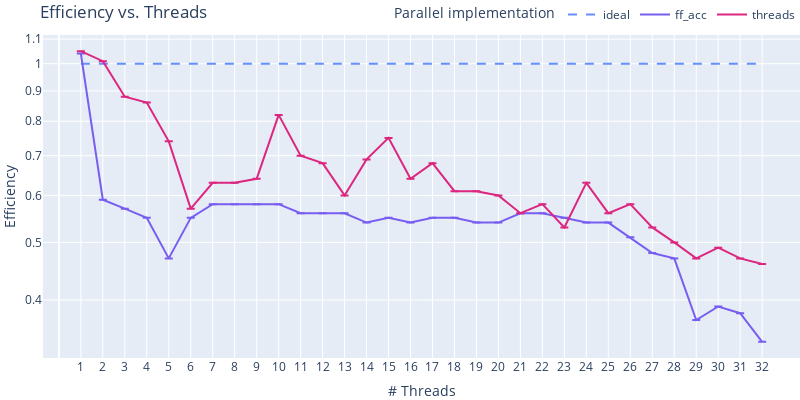

The notebook cell this image was saved under:
### Code cell
plot_metrics(y="efficiency", title="Efficiency vs. Threads", xtitle="# Threads", ytitle="Efficiency")

### Figure 1 — Plotly figure (JSON) as saved in the notebook; plotly's stock layout.template omitted (floating-point values rounded to 4 significant figures)
{"data": [{"line": {"color": "#648FFF", "dash": "dash"}, "marker": {"size": 8, "symbol": "circle"}, "name": "ideal", "type": "scatter", "x": [1, 2, 3, 4, 5, 6, 7, 8, 9, 10, 11, 12, 13, 14, 15, 16, 17, 18, 19, 20, 21, 22, 23, 24, 25, 26, 27, 28, 29, 30, 31, 32], "y": [1, 1, 1, 1, 1, 1, 1, 1, 1, 1, 1, 1, 1, 1, 1, 1, 1, 1, 1, 1, 1, 1, 1, 1, 1, 1, 1, 1, 1, 1, 1, 1]}, {"error_y": {"array": [null, null, null, null, null, null, null, null, null, null, null, null, null, null, null, null, null, null, null, null, null, null, null, null, null, null, null, null, null, null, null, null], "type": "data", "visible": true}, "line": {"color": "#785EF0"}, "marker": {"size": 8, "symbol": "square"}, "mode": "lines", "name": "ff_acc", "type": "scatter", "x": [1, 2, 3, 4, 5, 6, 7, 8, 9, 10, 11, 12, 13, 14, 15, 16, 17, 18, 19, 20, 21, 22, 23, 24, 25, 26, 27, 28, 29, 30, 31, 32], "y": [1.04, 0.59, 0.57, 0.55, 0.47, 0.55, 0.58, 0.58, 0.58, 0.58, 0.56, 0.56, 0.56, 0.54, 0.55, 0.54, 0.55, 0.55, 0.54, 0.54, 0.56, 0.56, 0.55, 0.54, 0.54, 0.51, 0.48, 0.47, 0.37, 0.39, 0.38, 0.34]}, {"error_y": {"array": [null, null, null, null, null, null, null, null, null, null, null, null, null, null, null, null, null, null, null, null, null, null, null, null, null, null, null, null, null, null, null, null], "type": "data", "visible": true}, "line": {"color": "#DC267F"}, "marker": {"size": 8, "symbol": "x"}, "mode": "lines", "name": "threads", "type": "scatter", "x": [1, 2, 3, 4, 5, 6, 7, 8, 9, 10, 11, 12, 13, 14, 15, 16, 17, 18, 19, 20, 21, 22, 23, 24, 25, 26, 27, 28, 29, 30, 31, 32], "y": [1.05, 1.01, 0.88, 0.86, 0.74, 0.57, 0.63, 0.63, 0.64, 0.82, 0.7, 0.68, 0.6, 0.69, 0.75, 0.64, 0.68, 0.61, 0.61, 0.6, 0.56, 0.58, 0.53, 0.63, 0.56, 0.58, 0.53, 0.5, 0.47, 0.49, 0.47, 0.46]}], "layout": {"height": 400, "legend": {"orientation": "h", "title": {"text": "Parallel implementation"}, "x": 1, "xanchor": "right", "y": 1.02, "yanchor": "bottom"}, "margin": {"b": 0, "l": 0, "r": 0, "t": 0}, "title": {"text": "Efficiency vs. Threads"}, "width": 800, "xaxis": {"tickmode": "array", "tickvals": [1, 2, 3, 4, 5, 6, 7, 8, 9, 10, 11, 12, 13, 14, 15, 16, 17, 18, 19, 20, 21, 22, 23, 24, 25, 26, 27, 28, 29, 30, 31, 32], "title": {"text": "# Threads"}}, "yaxis": {"title": {"text": "Efficiency"}, "type": "log"}}}
